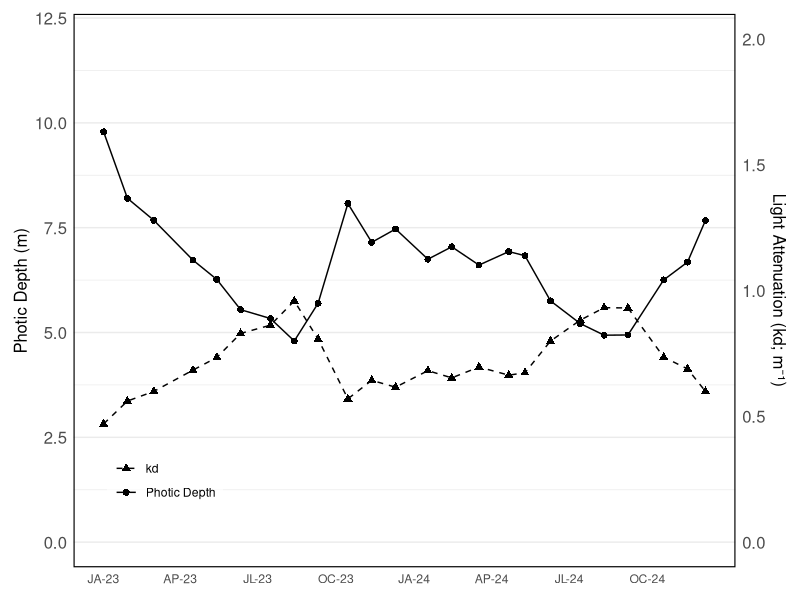
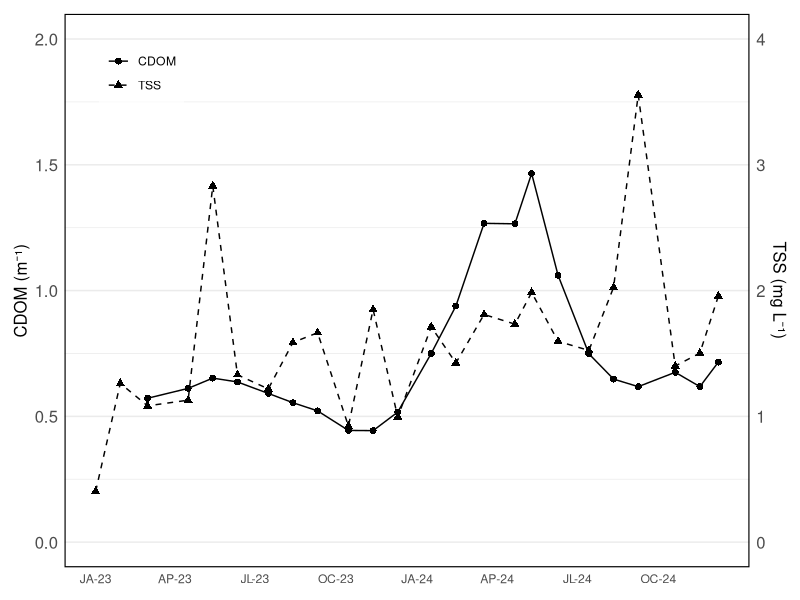
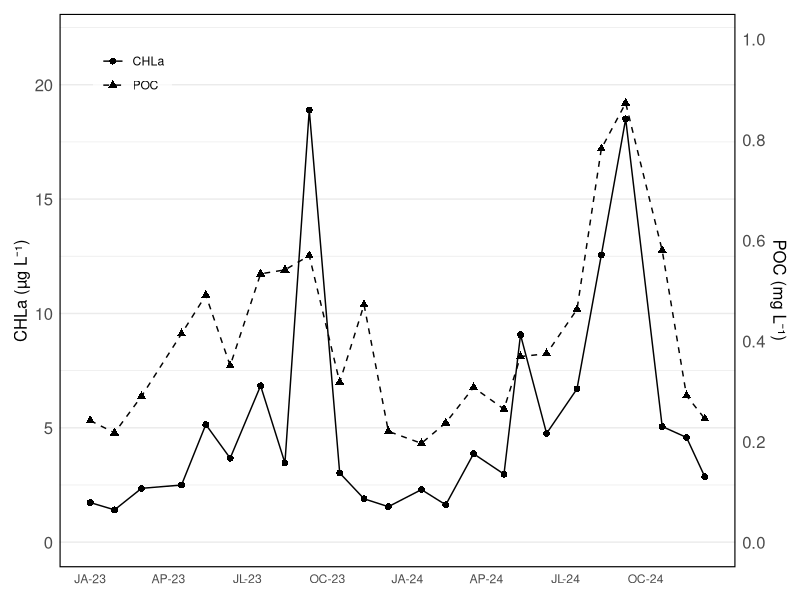
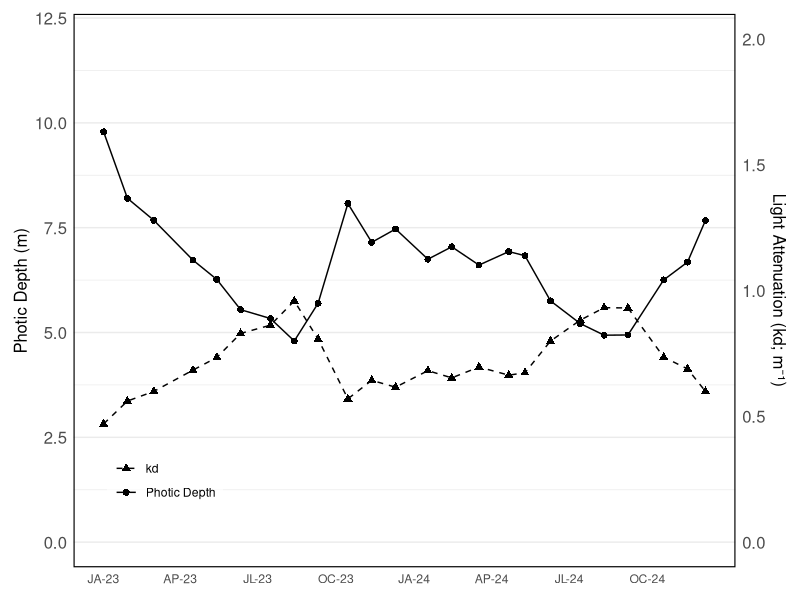
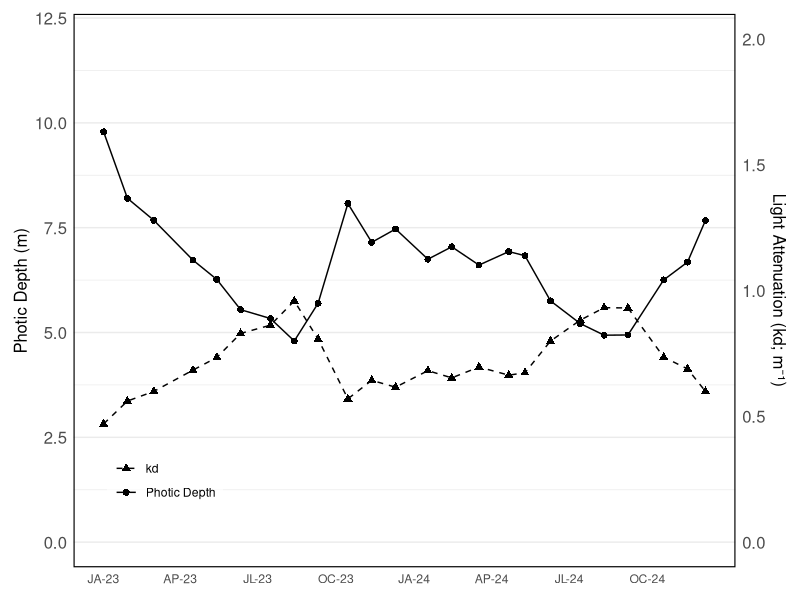
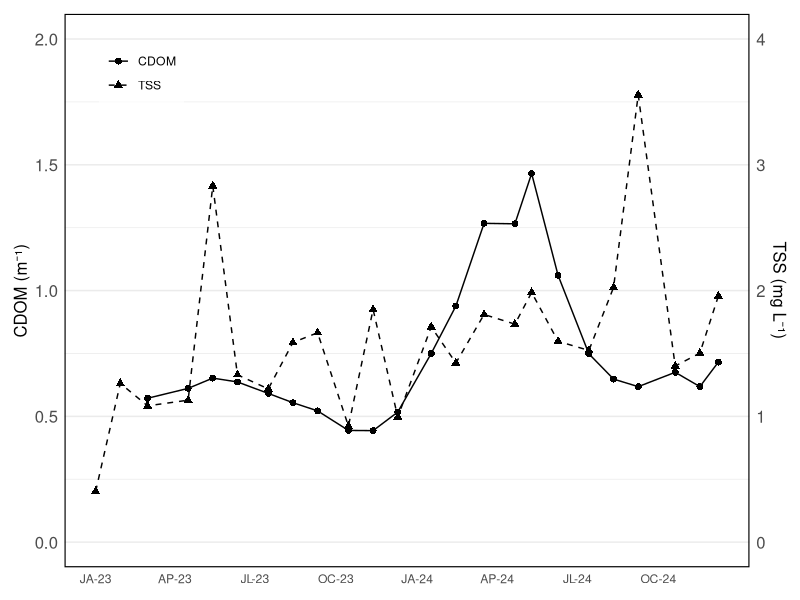
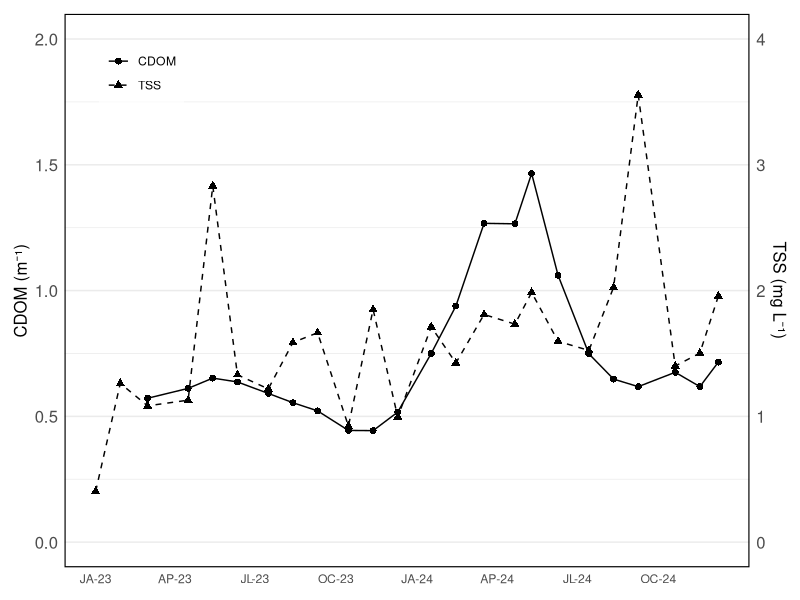
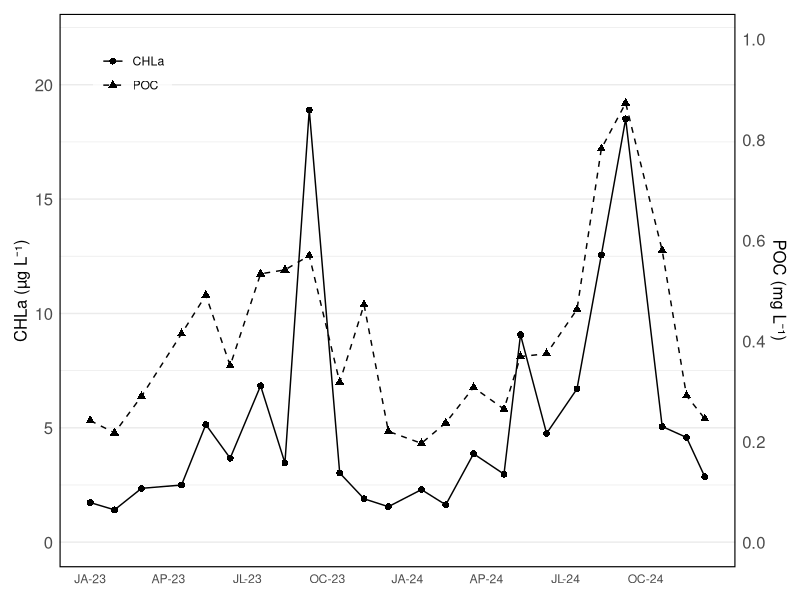

Reproduce these figures in R, in order.
## ---- chunk 1

library(tidyverse)
library(kableExtra)
library(ggplot2)
library(car)
library(patchwork)
library(dplyr)
library(gridExtra)
library(tidyr)

## ---- chunk 2

library(readxl)
annadata <- read_excel("PublicationData.xlsx")

## ---- chunk 3

annadata$Date <- as.Date(annadata$Date, format = "%Y-%m-%d")  

## ---- chunk 4

z_label <- "Photic Depth (m)"      
kd_label <- "Light Attenuation (kd; m⁻¹)"

ymin <- 0     
ymax <- 12    
kdmin <- 0    
kdmax <- 2


p1 <- ggplot(annadata, aes(x = Date)) +
  geom_line(aes(y = Z, color = "Z", linetype = "Z")) +
  geom_point(aes(y = Z, color = "Z", shape = "Z"), size = 2) +
  geom_line(aes(y = kd * (ymax - ymin) / (kdmax - kdmin), color = "kd", linetype = "kd")) +
  geom_point(aes(y = kd * (ymax - ymin) / (kdmax - kdmin), color = "kd", shape = "kd"), size = 2) +
  scale_y_continuous(
    name = z_label,
    limits = c(ymin, ymax),
    sec.axis = sec_axis(
      trans = ~ . * (kdmax - kdmin) / (ymax - ymin),
      name = kd_label
    )
  ) +
 scale_color_manual(
    name = NULL,
    values = c("Z" = "black", "kd" = "black"),
    labels = c("Z" = "Photic Depth", "kd" = "kd")
  ) +
  scale_linetype_manual(
    name = NULL,
    values = c("Z" = "solid", "kd" = "dashed"),
    labels = c("Z" = "Photic Depth", "kd" = "kd")
  ) +
  scale_shape_manual(
    name = NULL,
    values = c("Z" = 16, "kd" = 17),  # solid circle, triangle
    labels = c("Z" = "Photic Depth", "kd" = "kd")
  ) +
  theme_minimal() +
  scale_x_date(
  breaks = seq(min(annadata$Date), max(annadata$Date), by = "3 months"),
  labels = function(x) format(x, "%b-%y") %>% sub("Jan", "JA", .) %>%
    sub("Feb", "FE", .) %>%
    sub("Mar", "MR", .) %>%
    sub("Apr", "AP", .) %>%
    sub("May", "MY", .) %>%
    sub("Jun", "JN", .) %>%
    sub("Jul", "JL", .) %>%
    sub("Aug", "AU", .) %>%
    sub("Sep", "SE", .) %>%
    sub("Oct", "OC", .) %>%
    sub("Nov", "NV", .) %>%
    sub("Dec", "DE", .)
) +
  theme(
    plot.margin = margin(t = 10, r = 10, b = 10, l = 10),
    plot.background = element_rect(fill = "white", color = NA),
    panel.background = element_rect(fill = "white", color = NA),
    axis.title.x = element_blank(),
    axis.text.y = element_text(size = 12),
    axis.title.y = element_text(size = 12),   
    axis.text.y.right = element_text(size = 12),
    axis.title.y.right = element_text(size = 12),
    panel.grid.major.x = element_blank(),
    panel.grid.minor.x = element_blank(),
    panel.border = element_rect(color = "black", fill = NA, linewidth = 0.8),
    legend.position = c(0.05, 0.1),
    legend.justification = c("left", "bottom"),
    legend.background = element_rect(fill = alpha("white", 0.7), color = NA)
  )

p1

ggsave("figure4p1.png", p1,
       width = 6, height = 4, dpi = 600, units = "in")

ggsave("figure4p1.svg", p1,
       width = 6, height = 4, units = "in")

## ---- chunk 5
ymin <- 0     
ymax <- 2   
kdmin <- 0    
kdmax <- 4

p2 <- ggplot(annadata, aes(x = Date)) +
  geom_line(aes(y = CDOM, color = "CDOM", linetype = "CDOM")) +
  geom_point(aes(y = CDOM, color = "CDOM", shape = "CDOM"), size = 2) +
  geom_line(aes(y = TSS * (ymax - ymin) / (kdmax - kdmin), color = "TSS", linetype = "TSS")) +
  geom_point(aes(y = TSS * (ymax - ymin) / (kdmax - kdmin), color = "TSS", shape = "TSS"), size = 2) +
  scale_y_continuous(
    name = "CDOM (m⁻¹)",
    limits = c(ymin, ymax),
    sec.axis = sec_axis(
      trans = ~ . * (kdmax - kdmin) / (ymax - ymin),
      name = "TSS (mg L⁻¹)",
      breaks = scales::pretty_breaks(n = 5),
      labels = scales::number_format()
    )
  ) +
  scale_color_manual(
    name = NULL,
    values = c("CDOM" = "black", "TSS" = "black"),
    labels = c("CDOM" = "CDOM", "TSS" = "TSS")
  ) +
  scale_linetype_manual(
    name = NULL,
    values = c("CDOM" = "solid", "TSS" = "dashed"),
    labels = c("CDOM" = "CDOM", "TSS" = "TSS")
  ) +
  scale_shape_manual(
    name = NULL,
    values = c("CDOM" = 16, "TSS" = 17),  # solid circle, triangle
    labels = c("CDOM" = "CDOM", "TSS" = "TSS")
  ) +
  theme_minimal() +
  scale_x_date(
  breaks = seq(min(annadata$Date), max(annadata$Date), by = "3 months"),
  labels = function(x) format(x, "%b-%y") %>% sub("Jan", "JA", .) %>%
    sub("Feb", "FE", .) %>%
    sub("Mar", "MR", .) %>%
    sub("Apr", "AP", .) %>%
    sub("May", "MY", .) %>%
    sub("Jun", "JN", .) %>%
    sub("Jul", "JL", .) %>%
    sub("Aug", "AU", .) %>%
    sub("Sep", "SE", .) %>%
    sub("Oct", "OC", .) %>%
    sub("Nov", "NV", .) %>%
    sub("Dec", "DE", .)
) +
  theme(
     plot.margin = margin(t = 10, r = 10, b = 10, l = 10),
    plot.background = element_rect(fill = "white", color = NA),
    panel.background = element_rect(fill = "white", color = NA),
    axis.title.x = element_blank(),
    axis.text.y = element_text(size = 12),
    axis.title.y = element_text(size = 12),   
    axis.text.y.right = element_text(size = 12),
    axis.title.y.right = element_text(size = 12),
    panel.grid.major.x = element_blank(),
    panel.grid.minor.x = element_blank(),
    panel.border = element_rect(color = "black", fill = NA, linewidth = 0.8),
    legend.position = c(0.05, 0.95),
    legend.justification = c("left", "top"),
    legend.background = element_rect(fill = alpha("white", 0.7), color = NA)
  )

p2

ggsave("figure4p2.png", p2,
       width = 6, height = 4, dpi = 600, units = "in")

ggsave("figure4p2.svg", p2,
       width = 6, height = 4, units = "in")

## ---- chunk 6

ymin <- 0     
ymax <- 22   
kdmin <- 0    
kdmax <- 1

p3 <- ggplot(annadata, aes(x = Date)) +
  geom_line(aes(y = CHLa, color = "CHLa", linetype = "CHLa")) +
  geom_point(aes(y = CHLa, color = "CHLa", shape = "CHLa"), size = 2) +
  geom_line(aes(y = POC * (ymax - ymin) / (kdmax - kdmin), color = "POC", linetype = "POC")) +
  geom_point(aes(y = POC * (ymax - ymin) / (kdmax - kdmin), color = "POC", shape = "POC"), size = 2) +
  scale_y_continuous(
    name = "CHLa (µg L⁻¹)",
    limits = c(ymin, ymax),
    sec.axis = sec_axis(
      trans = ~ . * (kdmax - kdmin) / (ymax - ymin),
      name = "POC (mg L⁻¹)",
      breaks = scales::pretty_breaks(n = 5),
      labels = scales::number_format()
    )
  ) +
  scale_color_manual(
    name = NULL,
    values = c("CHLa" = "black", "POC" = "black"),
    labels = c("CHLa" = "CHLa", "POC" = "POC")
  ) +
  scale_linetype_manual(
    name = NULL,
    values = c("CHLa" = "solid", "POC" = "dashed"),
    labels = c("CHLa" = "CHLa", "POC" = "POC")
  ) +
  scale_shape_manual(
    name = NULL,
    values = c("CHLa" = 16, "POC" = 17),  # solid circle, triangle
    labels = c("CHLa" = "CHLa", "POC" = "POC")
  ) +
  labs(x = NULL) +
  theme_minimal() +
  scale_x_date(
  breaks = seq(min(annadata$Date), max(annadata$Date), by = "3 months"),
  labels = function(x) format(x, "%b-%y") %>% sub("Jan", "JA", .) %>%
    sub("Feb", "FE", .) %>%
    sub("Mar", "MR", .) %>%
    sub("Apr", "AP", .) %>%
    sub("May", "MY", .) %>%
    sub("Jun", "JN", .) %>%
    sub("Jul", "JL", .) %>%
    sub("Aug", "AU", .) %>%
    sub("Sep", "SE", .) %>%
    sub("Oct", "OC", .) %>%
    sub("Nov", "NV", .) %>%
    sub("Dec", "DE", .)
) +
  theme(
    plot.margin = margin(t = 10, r = 10, b = 10, l = 10),
    plot.background = element_rect(fill = "white", color = NA),
    panel.background = element_rect(fill = "white", color = NA),
    axis.title.x = element_blank(),
    axis.text.y = element_text(size = 12),
    axis.title.y = element_text(size = 12),   
    axis.text.y.right = element_text(size = 12),
    axis.title.y.right = element_text(size = 12),
    panel.grid.major.x = element_blank(),
    panel.grid.minor.x = element_blank(),
    panel.border = element_rect(color = "black", fill = NA, linewidth = 0.8),
    legend.position = c(0.05, 0.95),
    legend.justification = c("left", "top"),
    legend.background = element_rect(fill = alpha("white", 0.7), color = NA)
  )

p3

ggsave("figure4p3.png", p3,
       width = 6, height = 4, dpi = 600, units = "in")

ggsave("figure4p3.svg", p3,
       width = 6, height = 4, units = "in")
